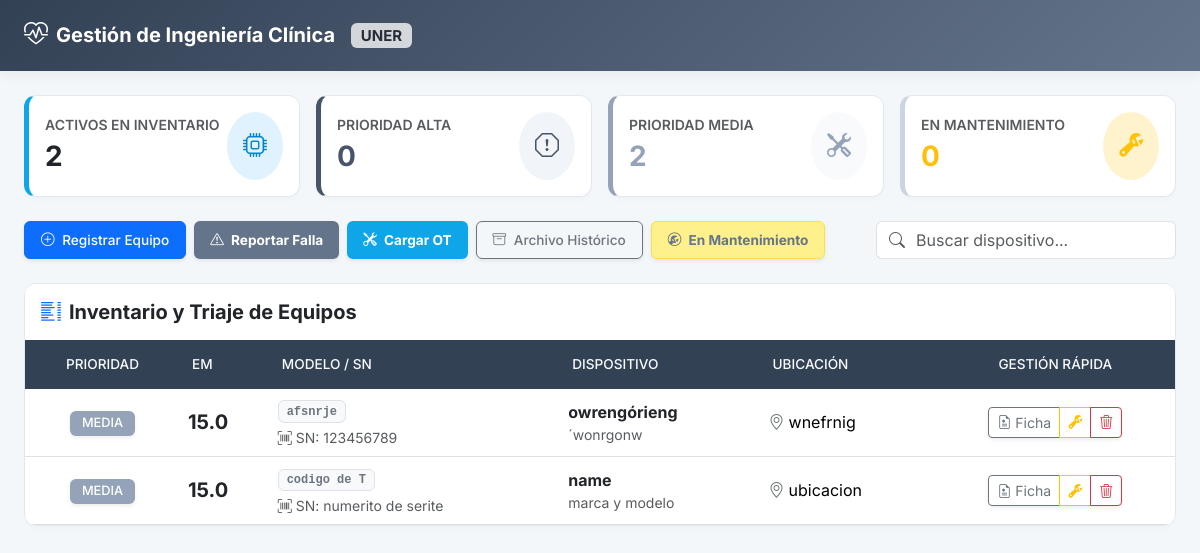
Before: / with the older database file.
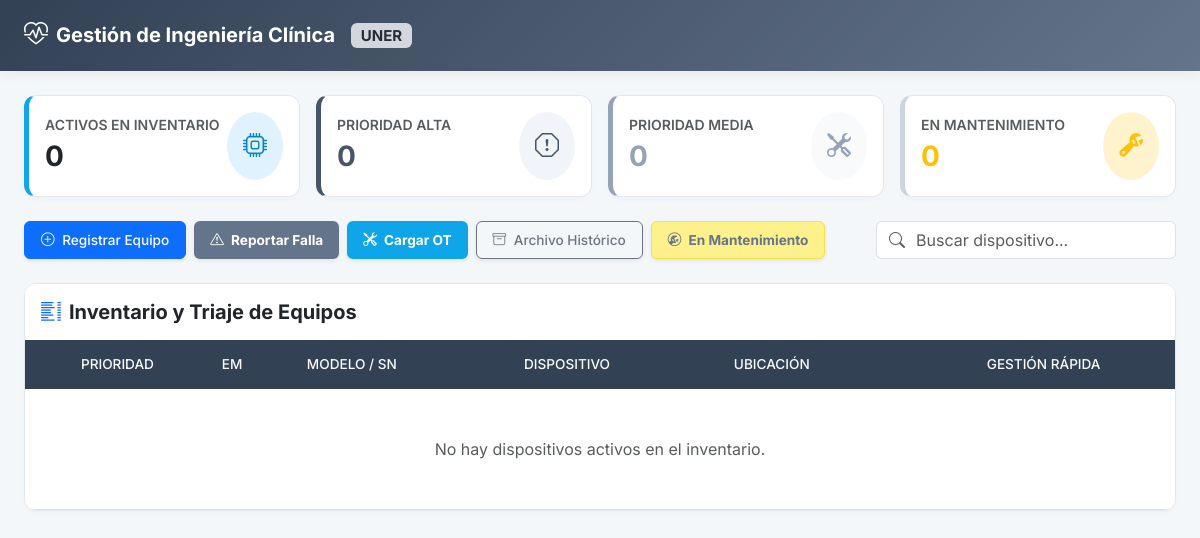
After: the same page with the newer database file.
### tables this page shows
CREATE TABLE equipos (
        id INTEGER PRIMARY KEY AUTOINCREMENT,
        codigo_trazabilidad TEXT UNIQUE NOT NULL,
        numero_serie TEXT NOT NULL,
        nombre TEXT NOT NULL,
        marca TEXT NOT NULL,
        ubicacion TEXT NOT NULL,
        puntaje_funcion REAL DEFAULT 5.0,
        puntaje_aplicacion REAL DEFAULT 5.0,
        puntaje_mantenimiento REAL DEFAULT 3.0,
        manual_url TEXT,
        estado TEXT DEFAULT 'Activo'
        
    );

### app.py (the view)
@app.route("/")
def panel_principal():
    filas = obtener_equipos()
    equipos = procesar_triaje_equipos(filas)
    cantidad_mantenimiento = len(obtener_equipos_mantenimiento())
    return render_template("index.html", equipos=equipos, cantidad_mantenimiento=cantidad_mantenimiento)

### algoritmos.py (called while the page is built)
def calcular_indice_em(funcion, aplicacion, mantenimiento, cantidad_fallas):
    puntaje_historia = float(cantidad_fallas) * 2.0
    return float(funcion) + float(aplicacion) + float(mantenimiento) + puntaje_historia

def clasificar_prioridad(em):
    if em >= 16.0:
        return "ALTA", "danger"
    elif em >= 12.0:
        return "MEDIA", "warning"
    return "BAJA", "success"

def procesar_triaje_equipos(filas_sql):
    equipos_procesados = []
    for fila in filas_sql:
        eq = dict(fila)
        em = calcular_indice_em(
            eq["puntaje_funcion"],
            eq["puntaje_aplicacion"],
            eq["puntaje_mantenimiento"],
            eq["cantidad_fallas"]
        )
        prioridad, color = clasificar_prioridad(em)
        eq["indice_em"] = em
        eq["prioridad"] = prioridad
        eq["color_badge"] = color
        equipos_procesados.append(eq)
    equipos_procesados.sort(key=lambda x: x["indice_em"], reverse=True)
    return equipos_procesados

### db.py (called while the page is built)
def obtener_conexion():
    conexion = sqlite3.connect(RUTA_BD)
    conexion.row_factory = sqlite3.Row
    conexion.execute("PRAGMA foreign_keys = ON;")
    return conexion

def obtener_equipos():
    conexion = obtener_conexion()
    try:
        return conexion.execute("""
        SELECT e.*, COUNT(f.id) AS cantidad_fallas
        FROM equipos e
        LEFT JOIN historial_fallas f ON e.id = f.equipo_id
        WHERE e.estado = 'Activo'
        GROUP BY e.id
        """).fetchall()
    finally:
        conexion.close()

def obtener_equipos_mantenimiento():
    conexion = obtener_conexion()
    try:
        return conexion.execute("""
        SELECT e.*, COUNT(f.id) AS cantidad_fallas
        FROM equipos e
        LEFT JOIN historial_fallas f ON e.id = f.equipo_id
        WHERE e.estado = 'Mantenimiento'
        GROUP BY e.id
        """).fetchall()
    finally:
        conexion.close()

### templates/index.html (shortened to what this page needs)
<!DOCTYPE html>
<html lang="es">
<head>
    <link href="https://cdn.jsdelivr.net/npm/bootstrap@5.3.3/dist/css/bootstrap.min.css" rel="stylesheet">
    <link rel="stylesheet" href="https://cdn.jsdelivr.net/npm/bootstrap-icons@1.11.3/font/bootstrap-icons.min.css">
</head>
<body>
<nav class="navbar navbar-dark navbar-custom py-3 mb-4">
    <div class="container-fluid px-4">
        <span class="navbar-brand mb-0 h1 d-flex align-items-center gap-2">
            <i class="bi bi-heart-pulse text-white fs-4"></i>
            <span class="fw-bold">Gestión de Ingeniería Clínica</span>
            <span class="badge bg-light text-dark ms-2 fs-7" style="opacity: 0.8;">UNER</span>
        </span>
    </div>
</nav>
<div class="container-fluid px-4 pb-5">
    <div class="row g-3 mb-4">
        <div class="col-md-3">
            <div class="card stat-card p-3">
                <div class="d-flex justify-content-between align-items-center">
                    <div>
                        <div class="text-muted small fw-semibold">ACTIVOS EN INVENTARIO</div>
                        <div class="fs-3 fw-bold text-dark">{{ equipos|length }}</div>
                    </div>
                    <div class="icon-primary p-3 rounded-circle"><i class="bi bi-cpu fs-4"></i></div>
                </div>
            </div>
        </div>
        <div class="col-md-3">
            <div class="card stat-card stat-danger p-3">
                <div class="d-flex justify-content-between align-items-center">
                    <div>
                        <div class="text-muted small fw-semibold">PRIORIDAD ALTA</div>
                        <div class="fs-3 fw-bold" style="color: #475569;">{{ equipos|selectattr('prioridad', 'equalto', 'ALTA')|list|length }}</div>
                    </div>
                    <div class="icon-danger p-3 rounded-circle"><i class="bi bi-exclamation-octagon fs-4"></i></div>
                </div>
            </div>
        </div>
        <div class="col-md-3">
            <div class="card stat-card stat-warning p-3">
                <div class="d-flex justify-content-between align-items-center">
                    <div>
                        <div class="text-muted small fw-semibold">PRIORIDAD MEDIA</div>
                        <div class="fs-3 fw-bold" style="color: #94a3b8;">{{ equipos|selectattr('prioridad', 'equalto', 'MEDIA')|list|length }}</div>
                    </div>
                    <div class="icon-warning p-3 rounded-circle"><i class="bi bi-tools fs-4"></i></div>
                </div>
            </div>
        </div>
        <div class="col-md-3">
        <div class="card stat-card stat-success p-3">
            <div class="d-flex justify-content-between align-items-center">
                <div>
                    <div class="text-muted small fw-semibold" >EN MANTENIMIENTO</div>
                    <div class="fs-3 fw-bold text-warning" style="color: #a09e3b;">
                        {{cantidad_mantenimiento}}
                    </div>
                </div>
                <div class="bg-warning-subtle text-warning p-3 rounded-circle">
                    <i class=" bi bi-wrench-adjustable fs-4"></i>
                </div>
            </div>
        </div>
    </div>
    </div>
    <div class="mb-4 d-flex justify-content-between align-items-center flex-wrap gap-3">
        <div class="d-flex flex-wrap gap-2">
            <button class="btn btn-primary btn-action shadow-sm py-2 px-3" type="button" data-bs-toggle="collapse" data-bs-target="#collapseFormulario">
                <i class="bi bi-plus-circle me-1"></i> Registrar Equipo
            </button>
            <button class="btn btn-custom-gray btn-action shadow-sm py-2 px-3 fw-bold" type="button" data-bs-toggle="modal" data-bs-target="#modalFallaGlobal">
                <i class="bi bi-exclamation-triangle me-1"></i> Reportar Falla
            </button>
            <button class="btn btn-custom-blue btn-action shadow-sm py-2 px-3 fw-bold" type="button" data-bs-toggle="modal" data-bs-target="#modalIntervencionGlobal">
                <i class="bi bi-tools me-1"></i> Cargar OT
            </button>
            <a href="/descartados" class="btn btn-outline-secondary btn-action shadow-sm py-2 px-3">
                <i class="bi bi-archive me-1"></i> Archivo Histórico
            </a>
            <a href="/en_mantenimiento" class="btn btn-custom-pastel btn-action shadow-sm py-2 px-3 fw-bold"">
                <i class="bi bi-wrench-adjustable-circle me-1"></i> En Mantenimiento
            </a>
        </div>
        <div class="input-group" style="max-width: 300px;">
            <span class="input-group-text bg-white text-muted border-end-0"><i class="bi bi-search"></i></span>
            <input type="text" id="buscadorEquipos" class="form-control border-start-0 ps-0" placeholder="Buscar dispositivo...">
        </div>
    </div>
    <div class="card overflow-hidden">
        <div class="card-header bg-white py-3 border-0 d-flex justify-content-between align-items-center">
            <h5 class="fw-bold mb-0 text-dark"><i class="bi bi-list-columns text-primary me-2"></i>Inventario y Triaje de Equipos</h5>
        </div>
        <div class="table-responsive">
          <table class="table table-hover align-middle mb-0" id="tablaEquipos">
                <thead>
                    <tr>
                        <th class="text-center">Prioridad</th>
                        <th>EM</th>
                        <th>Modelo / SN</th>
                        <th>Dispositivo</th>
                        <th>Ubicación</th>
                        <th class="text-center">Gestión Rápida</th>
                    </tr>
                </thead>
                <tbody>
                    {% for eq in equipos %}
                    <tr>
                        <td class="text-center">
                            <span class="badge bg-{{ eq.color_badge }} badge-priority shadow-sm">{{ eq.prioridad }}</span>
                        </td>
                        <td>
                            <span class="fs-5 fw-bold text-dark">{{ "%.1f"|format(eq.indice_em) }}</span>
                        </td>
                        <td>
                            <span class="badge bg-light text-secondary font-monospace border">{{ eq.codigo_trazabilidad }}</span>
                            <div class="small text-muted mt-1"><i class="bi bi-upc-scan"></i> SN: {{ eq.numero_serie }}</div>
                        </td>
                        <td>
                            <div class="fw-bold text-dark">{{ eq.nombre }}</div>
                            <div class="text-muted small">{{ eq.marca }}</div>
                        </td>
                        <td><i class="bi bi-geo-alt text-secondary me-1"></i>{{ eq.ubicacion }}</td>
                        <td class="text-center">
                            <div class="btn-group shadow-sm" role="group">
                                <a href="/equipo/{{ eq.id }}" class="btn btn-outline-secondary btn-sm" title="Historia Clínica">
                                    <i class="bi bi-file-earmark-medical"></i> Ficha
                                </a>
                                <a href="/equipo/{{ eq.id }}/enviar_mantenimiento" class="btn btn-outline-warning btn-sm" title="Enviar a Mantenimiento">
                                    <i class="bi bi-wrench-adjustable"></i>
                                </a>
                                <a href="/eliminar/{{ eq.id }}" class="btn btn-outline-danger btn-sm" onclick="return confirm('¿Confirma la baja del activo?');" title="Dar de Baja">
                                    <i class="bi bi-trash3"></i>
                                </a>
                            </div>
                        </td>
                    </tr>
                    {% else %}
                    <tr>
                        <td colspan="6" class="text-center py-5 text-muted">No hay dispositivos activos en el inventario.</td>
                    </tr>
                    {% endfor %}
                </tbody>
            </table>
        </div>
    </div>
</div>
</body>
</html>

### templates/index.html (style rules this page uses)
body { font-family: 'Inter', sans-serif; background-color: #f4f7f9; color: #334155; }
.navbar-custom { background: linear-gradient(135deg, #334155 0%, #64748b 100%); box-shadow: 0 4px 12px rgba(0, 0, 0, 0.05); }
.card { border: 1px solid #e2e8f0; border-radius: 12px; box-shadow: 0 4px 6px -1px rgba(0, 0, 0, 0.02); }
.stat-card { background: #ffffff; border-left: 5px solid #0ea5e9; }
.stat-card.stat-danger { border-left-color: #475569; }
.stat-card.stat-warning { border-left-color: #94a3b8; }
.stat-card.stat-success { border-left-color: #cbd5e1; }
.icon-primary { background-color: #e0f2fe; color: #0284c7; }
.icon-danger { background-color: #f1f5f9; color: #475569; }
.icon-warning { background-color: #f8fafc; color: #94a3b8; }
.table thead th { background-color: #334155; color: #f8fafc; font-weight: 500; font-size: 0.85rem; text-transform: uppercase; padding: 14px 12px; border-bottom: none; }
.btn-action { border-radius: 6px; font-size: 0.85rem; font-weight: 500; }
.btn-custom-blue { background-color: #0ea5e9; color: white; border: none; }
.btn-custom-gray { background-color: #64748b; color: white; border: none; }
.btn-custom-pastel { background-color: #fef08a; color: #64748b; border: 1px solid #fde047; }

Changed rows visible on the page:
removed equipos: prioridad "MEDIA", indice_em "15.0", codigo_trazabilidad "afsnrje", numero_serie "123456789", nombre "owrengórieng", marca "´wonrgonw", ubicacion "wnefrnig"
removed equipos: prioridad "MEDIA", indice_em "15.0", codigo_trazabilidad "codigo de T", numero_serie "numerito de serite", nombre "name", marca "marca y modelo", ubicacion "ubicacion"
Other visible differences:
{{ equipos|length }}: "2" → "0"
{{ equipos|selectattr('prioridad', 'equalto', 'MEDIA')|list|length }}: "2" → "0"
text now shown: "No hay dispositivos activos en el inventario."
